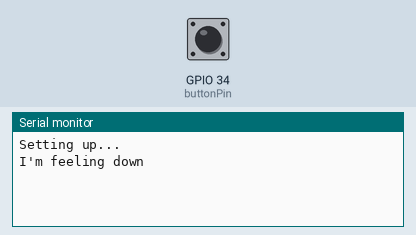
Recording of a sketch running on a simulated ESP32. Parts: the last lines printed to the serial monitor. The inputs (shaded band) are chosen by the test bench; at power-on: GPIO 34 (buttonPin) LOW.

Above: at 1.2 s.
1.3 s: GPIO 34 (buttonPin) pulled HIGH for 0.15 s
At 1.43 s:
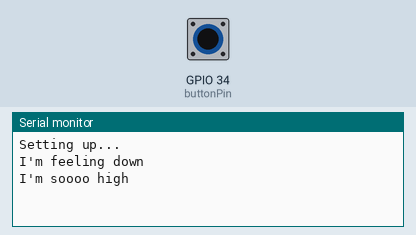
At 2.3 s:
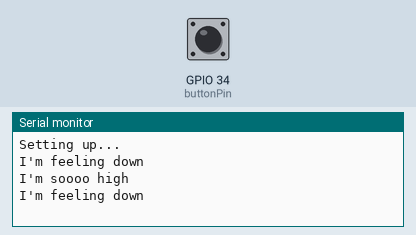

Measured:
- after the input at 1.3 s, the serial monitor: prints a new line at once (image 1)

The sketch:

esb32_button_test.ino
```cpp
// constants won't change. They're used here to set pin numbers:
const int buttonPin = 34;     // the number of the pushbutton pin

// variables will change:
int buttonState = 0;         // variable for reading the pushbutton status

int printState = 0;

void setup() {
  Serial.begin(115200);
  // initialize the pushbutton pin as an input:
  pinMode(buttonPin, INPUT);
  Serial.println("Setting up...");
}

void loop() {
  // read the state of the pushbutton value:
  buttonState = digitalRead(buttonPin);

  // check if the pushbutton is pressed. If it is, the buttonState is HIGH:
  if (buttonState == HIGH) {
    if (printState == 0 || printState == -1) {
      Serial.println("I'm soooo high");
    }
    printState = 1;
  } else {
    if (printState == 0 || printState == 1) {
      Serial.println("I'm feeling down");
    }
    printState = -1;
  }
}
```
